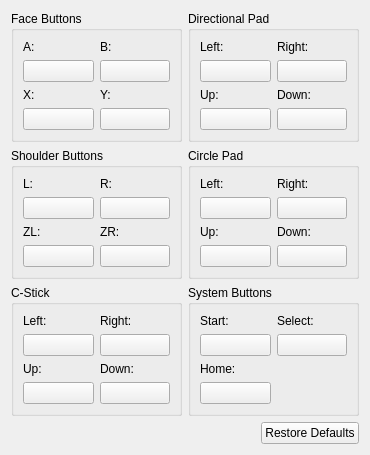
<?xml version="1.0" encoding="utf-8"?>
<ui version="4.0">
  <class>ConfigureInput</class>
  <widget class="QWidget" name="ConfigureInput">
    <property name="geometry">
      <rect>
        <x>0</x>
        <y>0</y>
        <width>370</width>
        <height>435</height>
      </rect>
    </property>
    <property name="windowTitle">
      <string>ConfigureInput</string>
    </property>
    <layout class="QVBoxLayout" name="verticalLayout_5">
      <item>
        <layout class="QGridLayout" name="gridLayout_7">
          <item row="0" column="0">
            <widget class="QGroupBox" name="faceButtons">
              <property name="title">
                <string>Face Buttons</string>
              </property>
              <property name="flat">
                <bool>false</bool>
              </property>
              <property name="checkable">
                <bool>false</bool>
              </property>
              <layout class="QGridLayout" name="gridLayout">
                <item row="0" column="0">
                  <layout class="QVBoxLayout" name="verticalLayout">
                    <item>
                      <widget class="QLabel" name="label">
                        <property name="text">
                          <string>A:</string>
                        </property>
                      </widget>
                    </item>
                    <item>
                      <widget class="QPushButton" name="btnFaceA">
                        <property name="text">
                          <string />
                        </property>
                      </widget>
                    </item>
                  </layout>
                </item>
                <item row="0" column="1">
                  <layout class="QVBoxLayout" name="verticalLayout_2">
                    <item>
                      <widget class="QLabel" name="label_2">
                        <property name="text">
                          <string>B:</string>
                        </property>
                      </widget>
                    </item>
                    <item>
                      <widget class="QPushButton" name="btnFaceB">
                        <property name="text">
                          <string />
                        </property>
                      </widget>
                    </item>
                  </layout>
                </item>
                <item row="1" column="0">
                  <layout class="QVBoxLayout" name="verticalLayout_3">
                    <item>
                      <widget class="QLabel" name="label_3">
                        <property name="text">
                          <string>X:</string>
                        </property>
                      </widget>
                    </item>
                    <item>
                      <widget class="QPushButton" name="btnFaceX">
                        <property name="text">
                          <string />
                        </property>
                      </widget>
                    </item>
                  </layout>
                </item>
                <item row="1" column="1">
                  <layout class="QVBoxLayout" name="verticalLayout_4">
                    <item>
                      <widget class="QLabel" name="label_4">
                        <property name="text">
                          <string>Y:</string>
                        </property>
                      </widget>
                    </item>
                    <item>
                      <widget class="QPushButton" name="btnFaceY">
                        <property name="text">
                          <string />
                        </property>
                      </widget>
                    </item>
                  </layout>
                </item>
              </layout>
            </widget>
          </item>
          <item row="0" column="1">
            <widget class="QGroupBox" name="faceButtons_2">
              <property name="title">
                <string>Directional Pad</string>
              </property>
              <property name="flat">
                <bool>false</bool>
              </property>
              <property name="checkable">
                <bool>false</bool>
              </property>
              <layout class="QGridLayout" name="gridLayout_2">
                <item row="1" column="0">
                  <layout class="QVBoxLayout" name="verticalLayout_12">
                    <item>
                      <widget class="QLabel" name="label_34">
                        <property name="text">
                          <string>Up:</string>
                        </property>
                      </widget>
                    </item>
                    <item>
                      <widget class="QPushButton" name="btnDirUp">
                        <property name="text">
                          <string />
                        </property>
                      </widget>
                    </item>
                  </layout>
                </item>
                <item row="1" column="1">
                  <layout class="QVBoxLayout" name="verticalLayout_9">
                    <item>
                      <widget class="QLabel" name="label_35">
                        <property name="text">
                          <string>Down:</string>
                        </property>
                      </widget>
                    </item>
                    <item>
                      <widget class="QPushButton" name="btnDirDown">
                        <property name="text">
                          <string />
                        </property>
                      </widget>
                    </item>
                  </layout>
                </item>
                <item row="0" column="0">
                  <layout class="QVBoxLayout" name="verticalLayout_10">
                    <item>
                      <widget class="QLabel" name="label_32">
                        <property name="text">
                          <string>Left:</string>
                        </property>
                      </widget>
                    </item>
                    <item>
                      <widget class="QPushButton" name="btnDirLeft">
                        <property name="text">
                          <string />
                        </property>
                      </widget>
                    </item>
                  </layout>
                </item>
                <item row="0" column="1">
                  <layout class="QVBoxLayout" name="verticalLayout_11">
                    <item>
                      <widget class="QLabel" name="label_33">
                        <property name="text">
                          <string>Right:</string>
                        </property>
                      </widget>
                    </item>
                    <item>
                      <widget class="QPushButton" name="btnDirRight">
                        <property name="text">
                          <string />
                        </property>
                      </widget>
                    </item>
                  </layout>
                </item>
              </layout>
            </widget>
          </item>
          <item row="1" column="0">
            <widget class="QGroupBox" name="faceButtons_3">
              <property name="title">
                <string>Shoulder Buttons</string>
              </property>
              <property name="flat">
                <bool>false</bool>
              </property>
              <property name="checkable">
                <bool>false</bool>
              </property>
              <layout class="QGridLayout" name="gridLayout_3">
                <item row="0" column="0">
                  <layout class="QVBoxLayout" name="verticalLayout_13">
                    <item>
                      <widget class="QLabel" name="label_17">
                        <property name="text">
                          <string>L:</string>
                        </property>
                      </widget>
                    </item>
                    <item>
                      <widget class="QPushButton" name="btnShdrL">
                        <property name="text">
                          <string />
                        </property>
                      </widget>
                    </item>
                  </layout>
                </item>
                <item row="0" column="1">
                  <layout class="QVBoxLayout" name="verticalLayout_14">
                    <item>
                      <widget class="QLabel" name="label_19">
                        <property name="text">
                          <string>R:</string>
                        </property>
                      </widget>
                    </item>
                    <item>
                      <widget class="QPushButton" name="btnShdrR">
                        <property name="text">
                          <string />
                        </property>
                      </widget>
                    </item>
                  </layout>
                </item>
                <item row="1" column="0">
                  <layout class="QVBoxLayout" name="verticalLayout_15">
                    <item>
                      <widget class="QLabel" name="label_20">
                        <property name="text">
                          <string>ZL:</string>
                        </property>
                      </widget>
                    </item>
                    <item>
                      <widget class="QPushButton" name="btnShdrZL">
                        <property name="text">
                          <string />
                        </property>
                      </widget>
                    </item>
                  </layout>
                </item>
                <item row="1" column="1">
                  <layout class="QVBoxLayout" name="verticalLayout_16">
                    <item>
                      <widget class="QLabel" name="label_18">
                        <property name="text">
                          <string>ZR:</string>
                        </property>
                      </widget>
                    </item>
                    <item>
                      <widget class="QPushButton" name="btnShdrZR">
                        <property name="text">
                          <string />
                        </property>
                      </widget>
                    </item>
                  </layout>
                </item>
              </layout>
              <zorder></zorder>
            </widget>
          </item>
          <item row="1" column="1">
            <widget class="QGroupBox" name="faceButtons_4">
              <property name="title">
                <string>Circle Pad</string>
              </property>
              <property name="flat">
                <bool>false</bool>
              </property>
              <property name="checkable">
                <bool>false</bool>
              </property>
              <layout class="QGridLayout" name="gridLayout_4">
                <item row="0" column="0">
                  <layout class="QVBoxLayout" name="verticalLayout_17">
                    <item>
                      <widget class="QLabel" name="label_21">
                        <property name="text">
                          <string>Left:</string>
                        </property>
                      </widget>
                    </item>
                    <item>
                      <widget class="QPushButton" name="btnCircleLeft">
                        <property name="text">
                          <string />
                        </property>
                      </widget>
                    </item>
                  </layout>
                </item>
                <item row="0" column="1">
                  <layout class="QVBoxLayout" name="verticalLayout_18">
                    <item>
                      <widget class="QLabel" name="label_23">
                        <property name="text">
                          <string>Right:</string>
                        </property>
                      </widget>
                    </item>
                    <item>
                      <widget class="QPushButton" name="btnCircleRight">
                        <property name="text">
                          <string />
                        </property>
                      </widget>
                    </item>
                  </layout>
                </item>
                <item row="1" column="0">
                  <layout class="QVBoxLayout" name="verticalLayout_19">
                    <item>
                      <widget class="QLabel" name="label_24">
                        <property name="text">
                          <string>Up:</string>
                        </property>
                      </widget>
                    </item>
                    <item>
                      <widget class="QPushButton" name="btnCircleUp">
                        <property name="text">
                          <string />
                        </property>
                      </widget>
                    </item>
                  </layout>
                </item>
                <item row="1" column="1">
                  <layout class="QVBoxLayout" name="verticalLayout_20">
                    <item>
                      <widget class="QLabel" name="label_22">
                        <property name="text">
                          <string>Down:</string>
                        </property>
                      </widget>
                    </item>
                    <item>
                      <widget class="QPushButton" name="btnCircleDown">
                        <property name="text">
                          <string />
                        </property>
                      </widget>
                    </item>
                  </layout>
                </item>
              </layout>
            </widget>
          </item>
          <item row="2" column="0">
            <widget class="QGroupBox" name="faceButtons_5">
              <property name="title">
                <string>C-Stick</string>
              </property>
              <property name="flat">
                <bool>false</bool>
              </property>
              <property name="checkable">
                <bool>false</bool>
              </property>
              <layout class="QGridLayout" name="gridLayout_5">
                <item row="0" column="0">
                  <layout class="QVBoxLayout" name="verticalLayout_21">
                    <item>
                      <widget class="QLabel" name="label_25">
                        <property name="text">
                          <string>Left:</string>
                        </property>
                      </widget>
                    </item>
                    <item>
                      <widget class="QPushButton" name="btnStickLeft">
                        <property name="text">
                          <string />
                        </property>
                      </widget>
                    </item>
                  </layout>
                </item>
                <item row="0" column="1">
                  <layout class="QVBoxLayout" name="verticalLayout_22">
                    <item>
                      <widget class="QLabel" name="label_27">
                        <property name="text">
                          <string>Right:</string>
                        </property>
                      </widget>
                    </item>
                    <item>
                      <widget class="QPushButton" name="btnStickRight">
                        <property name="text">
                          <string />
                        </property>
                      </widget>
                    </item>
                  </layout>
                </item>
                <item row="1" column="0">
                  <layout class="QVBoxLayout" name="verticalLayout_23">
                    <item>
                      <widget class="QLabel" name="label_28">
                        <property name="text">
                          <string>Up:</string>
                        </property>
                      </widget>
                    </item>
                    <item>
                      <widget class="QPushButton" name="btnStickUp">
                        <property name="text">
                          <string />
                        </property>
                      </widget>
                    </item>
                  </layout>
                </item>
                <item row="1" column="1">
                  <layout class="QVBoxLayout" name="verticalLayout_24">
                    <item>
                      <widget class="QLabel" name="label_26">
                        <property name="text">
                          <string>Down:</string>
                        </property>
                      </widget>
                    </item>
                    <item>
                      <widget class="QPushButton" name="btnStickDown">
                        <property name="text">
                          <string />
                        </property>
                      </widget>
                    </item>
                  </layout>
                </item>
              </layout>
            </widget>
          </item>
          <item row="2" column="1">
            <widget class="QGroupBox" name="faceButtons_6">
              <property name="title">
                <string>System Buttons</string>
              </property>
              <property name="flat">
                <bool>false</bool>
              </property>
              <property name="checkable">
                <bool>false</bool>
              </property>
              <layout class="QGridLayout" name="gridLayout_6">
                <item row="0" column="0">
                  <layout class="QVBoxLayout" name="verticalLayout_25">
                    <item>
                      <widget class="QLabel" name="label_29">
                        <property name="text">
                          <string>Start:</string>
                        </property>
                      </widget>
                    </item>
                    <item>
                      <widget class="QPushButton" name="btnStart">
                        <property name="text">
                          <string />
                        </property>
                      </widget>
                    </item>
                  </layout>
                </item>
                <item row="0" column="1">
                  <layout class="QVBoxLayout" name="verticalLayout_26">
                    <item>
                      <widget class="QLabel" name="label_30">
                        <property name="text">
                          <string>Select:</string>
                        </property>
                      </widget>
                    </item>
                    <item>
                      <widget class="QPushButton" name="btnSelect">
                        <property name="text">
                          <string />
                        </property>
                      </widget>
                    </item>
                  </layout>
                </item>
                <item row="1" column="0">
                  <layout class="QVBoxLayout" name="verticalLayout_27">
                    <item>
                      <widget class="QLabel" name="label_31">
                        <property name="text">
                          <string>Home:</string>
                        </property>
                      </widget>
                    </item>
                    <item>
                      <widget class="QPushButton" name="btnHome">
                        <property name="text">
                          <string />
                        </property>
                      </widget>
                    </item>
                  </layout>
                </item>
              </layout>
            </widget>
          </item>
        </layout>
      </item>
      <item>
        <layout class="QHBoxLayout" name="horizontalLayout">
          <item>
            <spacer name="horizontalSpacer">
              <property name="orientation">
                <enum>Qt::Horizontal</enum>
              </property>
              <property name="sizeHint" stdset="0">
                <size>
                  <width>40</width>
                  <height>20</height>
                </size>
              </property>
            </spacer>
          </item>
          <item>
            <widget class="QPushButton" name="btnRestoreDefaults">
              <property name="sizePolicy">
                <sizepolicy hsizetype="Minimum" vsizetype="Fixed">
                  <horstretch>0</horstretch>
                  <verstretch>0</verstretch>
                </sizepolicy>
              </property>
              <property name="sizeIncrement">
                <size>
                  <width>0</width>
                  <height>0</height>
                </size>
              </property>
              <property name="baseSize">
                <size>
                  <width>0</width>
                  <height>0</height>
                </size>
              </property>
              <property name="layoutDirection">
                <enum>Qt::LeftToRight</enum>
              </property>
              <property name="text">
                <string>Restore Defaults</string>
              </property>
            </widget>
          </item>
        </layout>
      </item>
    </layout>
  </widget>
  <resources />
  <connections />
</ui>
